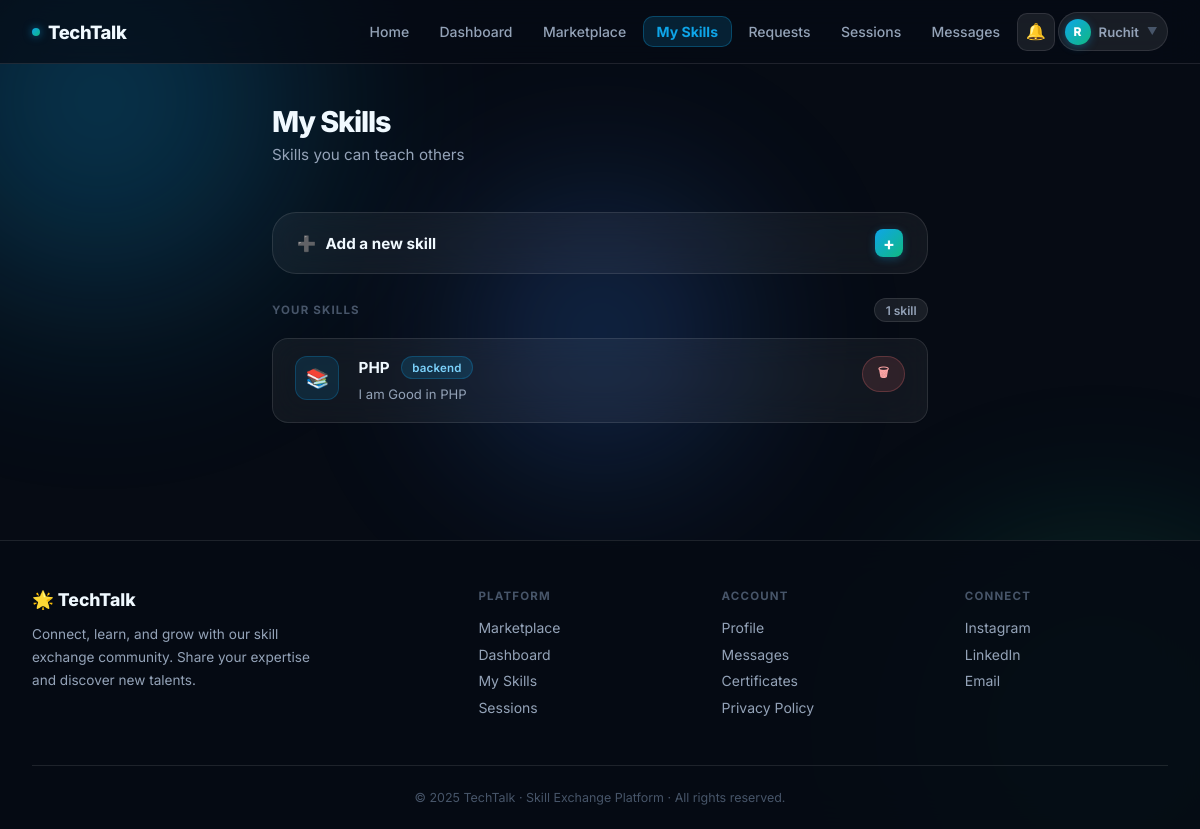
Page /add_proof.php (signed in) on the committed database.
### tables this page shows
CREATE TABLE `users` (
  `id` int(11) NOT NULL,
  `Name` varchar(50) NOT NULL,
  `Email` varchar(255) DEFAULT NULL,
  `Password` varchar(200) DEFAULT NULL,
  `role` enum('user','admin') DEFAULT 'user',
  `status` enum('active','blocked') DEFAULT 'active',
  `bio` text DEFAULT NULL,
  `skills` varchar(500) DEFAULT NULL
);

CREATE TABLE `skills` (
  `id` int(11) NOT NULL,
  `email` varchar(255) NOT NULL,
  `title` varchar(255) NOT NULL,
  `category` varchar(100) NOT NULL,
  `description` text DEFAULT NULL,
  `proof_link` text DEFAULT NULL,
  `status` text DEFAULT NULL,
  `created_at` timestamp NOT NULL DEFAULT current_timestamp()
);

### add_proof.php (the view, shortened to what this page needs)
<?php
require_once 'config.php';
$email = $_SESSION['email'];
$message = '';
$skills_result = mysqli_query($conn, "SELECT * FROM skills WHERE email = '$email' ORDER BY created_at DESC");
$skill_count   = mysqli_num_rows($skills_result);
?>
<!DOCTYPE html>
<html lang="en">
<head>
  <link rel="stylesheet" href="style.css">
</head>
<body>
<div class="mesh-bg">
  <div class="blob blob-1"></div>
  <div class="blob blob-3"></div>
</div>
<div class="page-wrap">
  <?php include 'navbar.php'; ?>
  <div class="page page-sm">
    <div class="flex-between mb-2">
      <div>
        <h1 class="page-title">My Skills</h1>
        <p class="page-subtitle">Skills you can teach others</p>
      </div>
    </div>
    <div class="add-bar <?= $message === 'Skill added successfully!' ? '' : '' ?>" id="addBar">
      <div class="add-bar-header" onclick="toggleAddBar()">
        <div class="add-bar-title">
          <span>➕</span> Add a new skill
        </div>
        <div class="add-bar-toggle" id="addToggle">+</div>
      </div>
    </div>
    <div class="skills-header">
      <div class="skills-header-title">Your skills</div>
      <div class="skills-count"><?= $skill_count ?> skill<?= $skill_count !== 1 ? 's' : '' ?></div>
    </div>
    <?php
    $cat_icons = [
      'Programming'  => ['💻', 'cat-programming'],
      'Design'       => ['🎨', 'cat-design'],
      'Marketing'    => ['📱', 'cat-marketing'],
      'Business'     => ['💼', 'cat-business'],
      'Photography'  => ['📸', 'cat-photography'],
      'Video Editing'=> ['🎬', 'cat-other'],
      'Music'        => ['🎵', 'cat-other'],
      'Writing'      => ['✍️', 'cat-other'],
      'Languages'    => ['🌍', 'cat-other'],
      'Other'        => ['❓', 'cat-other'],
    ];
    ?>
    <?php if ($skill_count > 0): ?>
      <?php while ($skill = mysqli_fetch_assoc($skills_result)):
        $cat = $skill['category'];
        $icon = $cat_icons[$cat] ?? ['📚', 'cat-other'];
      ?>
        <div class="skill-row">
          <div class="skill-cat-icon <?= $icon[1] ?>"><?= $icon[0] ?></div>
          <div class="skill-row-body">
            <div class="skill-row-top">
              <span class="skill-row-title"><?= htmlspecialchars($skill['title']) ?></span>
              <span class="badge badge-teal"><?= htmlspecialchars($skill['category']) ?></span>
            </div>
            <div class="skill-row-desc"><?= htmlspecialchars($skill['description']) ?></div>
          </div>
          <div class="skill-row-actions">
            <button onclick="confirmDelete(<?= $skill['id'] ?>)" class="btn btn-danger" style="padding:.4rem .9rem;font-size:.78rem;">
              🗑
            </button>
          </div>
        </div>
      <?php endwhile; ?>
    <?php endif; ?>
  </div>
  <?php include 'footer.php'; ?>
</div>
</body>
</html>

### navbar.php (shortened to what this page needs)
<?php
$_nav_email   = $_SESSION['email'] ?? '';
$_nav_user    = mysqli_fetch_assoc(mysqli_query($conn, "SELECT id, Name FROM users WHERE Email = '" . mysqli_real_escape_string($conn, $_nav_email) . "'"));
$_nav_name    = $_nav_user ? $_nav_user['Name'] : $_nav_email;
$_nav_init    = strtoupper(substr($_nav_name, 0, 1));
$_nav_current = basename($_SERVER['PHP_SELF']);
$_nav_links = [
    'home.php'         => ['Home',        '🏠'],
    'dashbord.php'     => ['Dashboard',   '📊'],
    'skill_market.php' => ['Marketplace', '🛒'],
    'add_proof.php'    => ['My Skills',   '📚'],
    'requests.php'     => ['Requests',    '🤝'],
    'sessions.php'     => ['Sessions',    '📅'],
    'messaging.php'    => ['Messages',    '💬'],
];
?>
<nav class="navbar">
  <a class="navbar-brand" href="home.php">
    <span class="brand-dot"></span>TechTalk
  </a>
  <div class="nav-links">
    <?php foreach ($_nav_links as $file => $info):
      $cls = ($_nav_current === $file) ? ' class="nav-active"' : '';
      echo "<a href=\"{$file}\"{$cls}>{$info[0]}</a>";
    endforeach; ?>
    <div class="notif-bell" id="notifBell">
      <button class="notif-trigger" onclick="toggleNotifications()" title="Notifications">
        🔔
      </button>
    </div>
    <div class="user-menu" id="userMenu">
      <button class="user-trigger" onclick="toggleUserMenu()">
        <div class="user-trigger-avatar"><?= $_nav_init ?></div>
        <span class="user-trigger-name"><?= htmlspecialchars($_nav_name) ?></span>
        <span class="user-trigger-chevron">▼</span>
      </button>
    </div>
  </div>
</nav>

### add_proof.php (style rules this page uses)
.add-bar { background: var(--glass); backdrop-filter: blur(16px); border: 1px solid var(--border); border-radius: var(--radius-lg); margin-bottom: 1.5rem; overflow: hidden; }
.add-bar-header { display: flex; align-items: center; justify-content: space-between; padding: 1rem 1.5rem; cursor: pointer; transition: background .15s; }
.add-bar-title { display: flex; align-items: center; gap: .6rem; font-size: .95rem; font-weight: 700; color: var(--text); }
.add-bar-toggle { width: 28px; height: 28px; border-radius: 8px; background: var(--grad); display: flex; align-items: center; justify-content: center; font-size: 1.1rem; color: #fff; font-weight: 700; transition: transform .2s; box-shadow: 0 2px 8px rgba(14,165,233,.3); flex-shrink: 0; }
.skills-header { display: flex; align-items: center; justify-content: space-between; margin-bottom: 1rem; }
.skills-header-title { font-size: .72rem; font-weight: 700; text-transform: uppercase; letter-spacing: .1em; color: var(--text-3); }
.skills-count { background: var(--glass-2); border: 1px solid var(--border); color: var(--text-2); font-size: .75rem; font-weight: 600; padding: .2rem .65rem; border-radius: 20px; }
.skill-row { background: var(--glass); backdrop-filter: blur(16px); border: 1px solid var(--border); border-radius: var(--radius); padding: 1.1rem 1.4rem; margin-bottom: .8rem; display: flex; align-items: flex-start; gap: 1.2rem; transition: border-color .2s, box-shadow .2s, transform .15s; }
.skill-cat-icon { width: 44px; height: 44px; border-radius: 12px; background: rgba(14,165,233,.1); border: 1px solid rgba(14,165,233,.2); display: flex; align-items: center; justify-content: center; font-size: 1.2rem; flex-shrink: 0; }
.skill-row-body { flex: 1; min-width: 0; }
.skill-row-top { display: flex; align-items: center; gap: .7rem; margin-bottom: .35rem; flex-wrap: wrap; }
.skill-row-title { font-size: .95rem; font-weight: 700; color: var(--text); }
.skill-row-desc { font-size: .82rem; color: var(--text-2); line-height: 1.55; display: -webkit-box; -webkit-line-clamp: 2; -webkit-box-orient: vertical; overflow: hidden; }
.skill-row-actions { display: flex; align-items: center; gap: .5rem; flex-shrink: 0; }
.cat-other { background: rgba(14,165,233,.12); border-color: rgba(14,165,233,.25); }

### navbar.php (style rules this page uses)
.notif-bell { position: relative; }
.notif-trigger { width: 38px; height: 38px; border-radius: 10px; background: var(--glass-2); border: 1px solid var(--border); display: flex; align-items: center; justify-content: center; font-size: 1rem; cursor: pointer; position: relative; transition: background .2s, border-color .2s; }

### rows in the picture
users: Name "R", Name "Ruchit"
skills: category "📚", title "PHP", category "backend", description "I am Good in PHP"

### other values in the picture
$info[0] "Home"
$info[0] "Dashboard"
$info[0] "Marketplace"
$info[0] "My Skills"
$info[0] "Requests"
$info[0] "Sessions"
$info[0] "Messages"
$skill_count "1"
